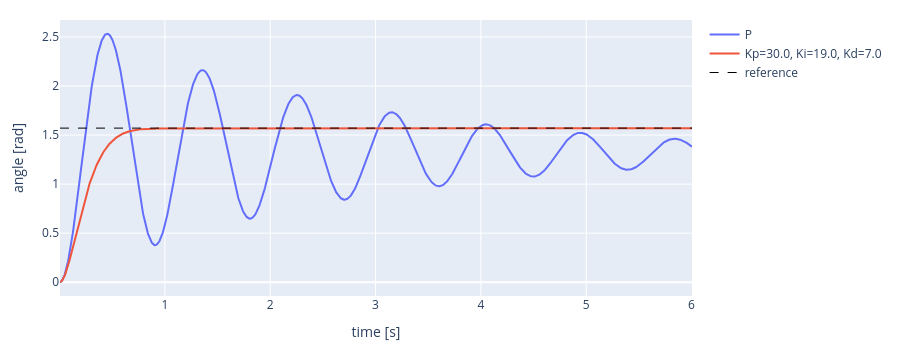
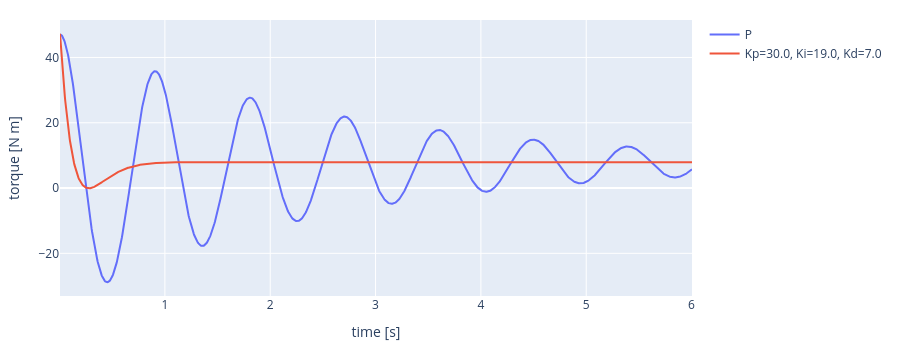

Notebook code for these charts, in order:
### Markdown cell above
### 1.2 PID control

Two more terms, both computed from the error:

- **integral**: the sum of all past errors, each multiplied by the time step;
- **derivative**: how fast the error is changing, from the difference between this error and the previous one.

$$\tau = K_p\, e_k + K_i \sum_{j \le k} e_j\,\Delta t + K_d\, \frac{e_k - e_{k-1}}{\Delta t}$$

> **T2.** Implement the PID control law, then run the cell with $K_i = 0$ first (PD), then with $K_i \neq 0$ (PID).

### Code cell
# define PID gains for the PID controller
# note that booleans of set1 & set2 must be set to False if you want to use your own values for Kp, Ki, Kd
Kp = 326.0 
Ki = 20.0 
Kd = 100.0


# ----------------------------------------------
# use booleans if you want to use predefined sets.
set1 = False  # working set of parameters: [Kp=326.0, Ki=20.0, Kd=100.0]
set2 = True   # working set of parameters: [Kp=30.0, Ki=19.0, Kd=7.0]

if set1: 
    Kp = 326.0 
    Ki = 20.0 
    Kd = 100.0

if set2: 
    Kp = 30.0 
    Ki = 19.0 
    Kd = 7.0

else: 
    pass
# ----------------------------------------------

duration = 6.0

ctl.reset_joints(pendulum, [motor], [0.0])

error_sum = 0.0                  # for the integral term
error_previous = q_desired - 0.0 # for the derivative term (error at the start)

time_log, angle_log, torque_log = [], [], []
t = 0.0

while t < duration:
    # 1. SENSE
    q = p.getJointState(pendulum, motor)[0]

    # 2. CONTROL
    error = q_desired - q
    error_sum += error*DT
    error_rate = (error - error_previous)/DT
    
    torque = Kp*error + Ki*error_sum + Kd*error_rate

    error_previous = error #save for next iteration
    
    # 3. ACT
    p.setJointMotorControl2(pendulum, motor, p.TORQUE_CONTROL, force=torque)
    p.stepSimulation()
    t = t + DT

    # 4. WAIT
    #time.sleep(DT)

    time_log.append(t)
    angle_log.append(q)
    torque_log.append(torque)

label = f"Kp={Kp}, Ki={Ki}, Kd={Kd}"
ctl.plot_series(time_log, {"P": p_angle, label: angle_log}, ylabel="angle [rad]", ref=q_desired)
ctl.plot_series(time_log, {"P": p_torque, label: torque_log}, ylabel="torque [N m]")

# plot without P for comparison
#ctl.plot_series(time_log, {label: angle_log}, ylabel="angle [rad]", ref=q_desired)
#ctl.plot_series(time_log, {label: torque_log}, ylabel="torque [N m]")

### Figure 1 — Plotly figure (JSON) as saved in the notebook; plotly's stock layout.template omitted (floating-point values rounded to 4 significant figures; data arrays with more than 128 entries replaced by an {"elided": "..."} marker saying what was removed)
{"data": [{"line": {"color": "#636EFA"}, "mode": "lines", "name": "P", "type": "scatter", "x": {"elided": "1441 float values"}, "y": {"elided": "1441 float values"}}, {"line": {"color": "#EF553B"}, "mode": "lines", "name": "Kp=30.0, Ki=19.0, Kd=7.0", "type": "scatter", "x": {"elided": "1441 float values"}, "y": {"elided": "1441 float values"}}, {"line": {"color": "black", "dash": "dash", "width": 1}, "mode": "lines", "name": "reference", "type": "scatter", "x": {"elided": "1441 float values"}, "y": {"elided": "1441 float values"}}], "layout": {"height": 350, "margin": {"b": 50, "l": 60, "r": 20, "t": 20}, "title": {}, "xaxis": {"title": {"text": "time [s]"}}, "yaxis": {"title": {"text": "angle [rad]"}}}}

### Figure 2 — Plotly figure (JSON) as saved in the notebook; plotly's stock layout.template omitted (floating-point values rounded to 4 significant figures; data arrays with more than 128 entries replaced by an {"elided": "..."} marker saying what was removed)
{"data": [{"line": {"color": "#636EFA"}, "mode": "lines", "name": "P", "type": "scatter", "x": {"elided": "1441 float values"}, "y": {"elided": "1441 float values"}}, {"line": {"color": "#EF553B"}, "mode": "lines", "name": "Kp=30.0, Ki=19.0, Kd=7.0", "type": "scatter", "x": {"elided": "1441 float values"}, "y": {"elided": "1441 float values"}}], "layout": {"height": 350, "margin": {"b": 50, "l": 60, "r": 20, "t": 20}, "title": {}, "xaxis": {"title": {"text": "time [s]"}}, "yaxis": {"title": {"text": "torque [N m]"}}}}
